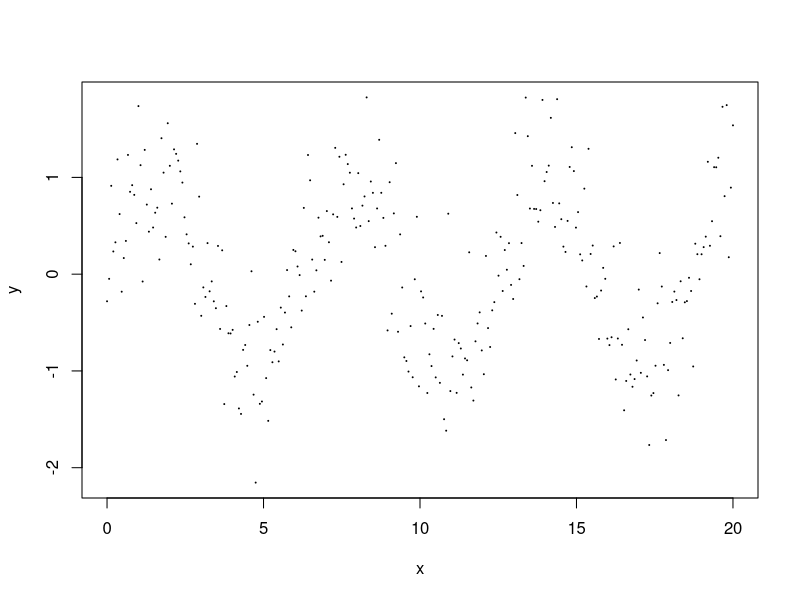

Recreate this plot in R. (Note: this script raises an error after producing the figure.)
#install.packages("neuralnet")
#library(neuralnet)

set.seed(123)
k = 300
x = seq(0, 20, length.out=k)
y = sin(x) + rnorm(k, 0, .5)
df = cbind(x, y)
plot(x, y, pch = 19, cex = 0.1)

nnet1 = neuralnet(y~x, data = df, hidden = 2)

pred.net = prediction(nnet1)
str(pred.net)
y.pred = pred.net$rep1[,2]
lines(x, y.pred)
